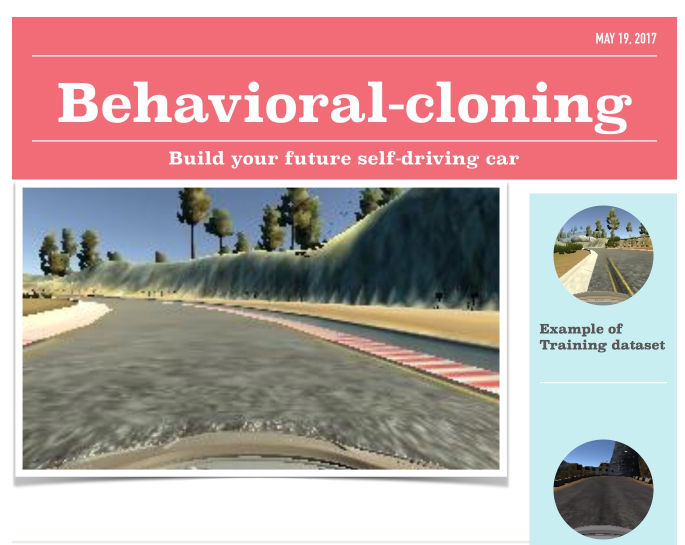
#> input picture project.jpg, 1370 x 1090 px (shown at 1/2 size)
$ python -i utility.py   (imports and definitions only)
#> lines starting #> are read from the running program, lines starting #| are printed output that depends on the picture; after the words box and inside, x2 and y2 are one past the last pixel; in counts of white or black regions, pixels touching at a corner belong together
__author__ = 'zhiyong_wang'

import numpy as np
import cv2

def hough_lines(img, rho, theta, threshold, min_line_len, max_line_gap,solid=False):
    """
    `img` should be the output of a Canny transform.

    Returns an image with hough lines drawn.
    """

    lines = cv2.HoughLinesP(img, rho, theta, threshold, np.array([]), minLineLength=min_line_len, maxLineGap=max_line_gap)
    line_img = np.zeros((img.shape[0], img.shape[1]), dtype=np.uint8)
    if lines is None:
        return
    for line in lines:
        for x1,y1,x2,y2 in line:
            cv2.line(line_img, (x1, y1), (x2, y2), [255, 0, 0], 1)
    # draw_lines(line_img, lines,solid=solid)


    return line_img

def region_of_interest(img, vertices):
    """
    Applies an image mask.

    Only keeps the region of the image defined by the polygon
    formed from `vertices`. The rest of the image is set to black.
    """
    #defining a blank mask to start with
    mask = np.zeros_like(img)

    #defining a 3 channel or 1 channel color to fill the mask with depending on the input image
    if len(img.shape) > 2:
        channel_count = img.shape[2]  # i.e. 3 or 4 depending on your image
        ignore_mask_color = (255,) * channel_count
    else:
        ignore_mask_color = 255

    #filling pixels inside the polygon defined by "vertices" with the fill color
    cv2.fillPoly(mask, vertices, ignore_mask_color)

    #returning the image only where mask pixels are nonzero
    masked_image = cv2.bitwise_and(img, mask)
    return masked_image


def process_image_file(image_file_path):
#> called with image_file_path = 'project.jpg'
    img = cv2.imread(image_file_path)
#> img is the input picture: shape (1090, 1370, 3); mean B, G, R 159.2, 159.7, 188.6
    return process_image(img,isRGB=False)

def process_image(img,isRGB=True):
#> called with isRGB = False
    crop_img = img[60:160, 0:320]
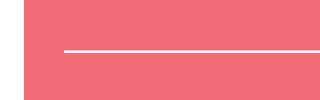
#> crop_img: shape (100, 320, 3); mean B, G, R 132, 121.8, 242.6
    if isRGB:
        gray_img = cv2.cvtColor(crop_img, cv2.COLOR_RGB2GRAY)
    else:
        gray_img = cv2.cvtColor(crop_img, cv2.COLOR_BGR2GRAY)
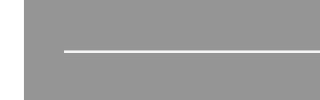
#> gray_img: shape (100, 320); min 148, max 255, mean 158.9

    blur_image=cv2.GaussianBlur(gray_img, (5, 5), 0)
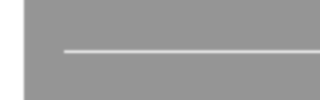
#> blur_image: shape (100, 320); min 149, max 255, mean 158.9
    edges_image = cv2.Canny(blur_image, 50, 150)
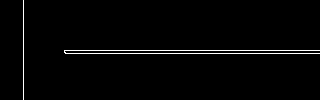
#> edges_image: shape (100, 320); 1.9% white in thin lines or dots
    vertices = np.array([[(0,0),(0,100), (160, 50), (320,100), (320, 0)]], dtype=np.int32)
    region_image = region_of_interest(edges_image,vertices)
#> in region_of_interest, `cv2.fillPoly(mask, vertices, ignore_mask_color)`:
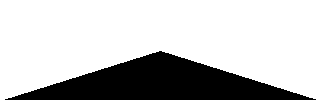
#> mask: shape (100, 320); 76% white; 1 black region, box (x1, y1, x2, y2) and area: (5, 51, 316, 100) 7693
#> in region_of_interest, `masked_image = cv2.bitwise_and(img, mask)`: masked_image: shape (100, 320); 1.8% white in thin lines or dots, all inside (x1, y1, x2, y2) = (23, 0, 320, 94)
    hough_image = hough_lines(region_image,1,1*np.pi/180,50,50,20,False)
#> in hough_lines, `lines = cv2.HoughLinesP(img, rho, theta, threshold, np.array([]), minL..`: lines = [[64, 50, 319, 50], [65, 53, 319, 53], [23, 93, 23, 0]]
#> the loop in hough_lines, `for line in lines:` made 3 passes
    if hough_image is None:
        return None

    final_image = np.reshape(hough_image,(100,320,1))

    return final_image

>>> result = process_image_file('project.jpg')

$ run again, on road.jpg
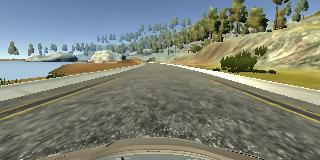
#> input picture road.jpg, 320 x 160 px
#> in process_image_file, img is the input picture: shape (160, 320, 3); mean B, G, R 119.1, 131.2, 126.1
#> in process_image, `edges_image = cv2.Canny(blur_image, 50, 150)`:
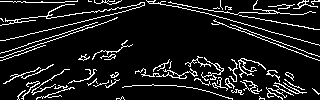
#> edges_image: shape (100, 320); 10.6% white in thin lines or dots
#> mask: shape (100, 320); 76% white; 1 black region, box (x1, y1, x2, y2) and area: (5, 51, 316, 100) 7693
#> masked_image: shape (100, 320); 7.4% white in thin lines or dots
#> lines = 16 rows, first 6: [154, 0, 319, 29], [5, 40, 165, 1], [75, 13, 163, 4], [213, 20, 319, 60], [0, 1, 64, 2], [230, 24, 319, 56]
#> the loop in hough_lines, `for line in lines:` made 16 passes
#> after the loop in hough_lines, `for line in lines:`:
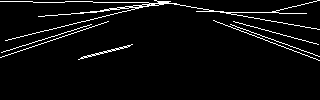
#> line_img: shape (100, 320); 4.4% white in thin lines or dots, all inside (x1, y1, x2, y2) = (0, 0, 320, 61)
